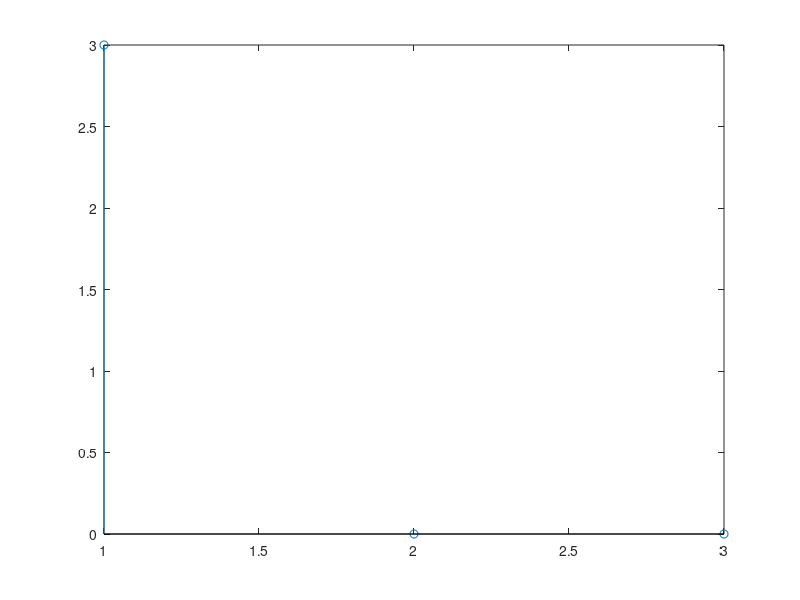
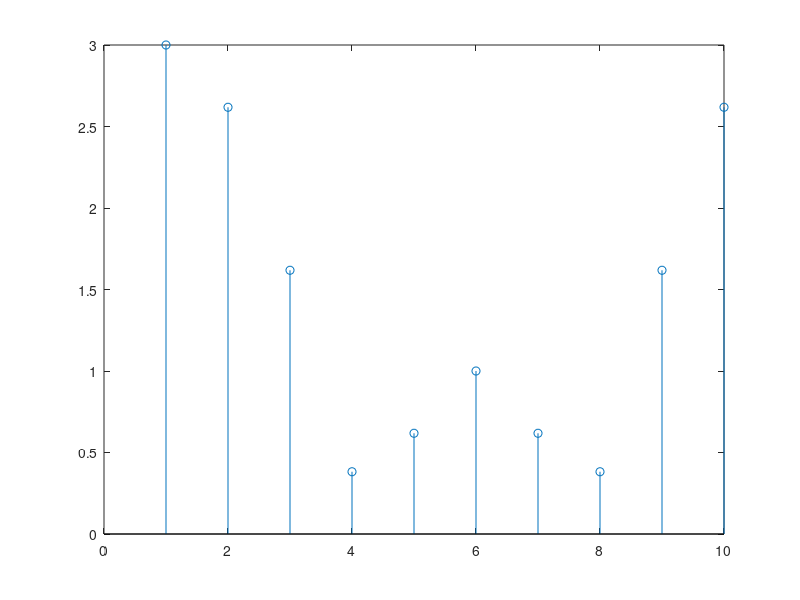
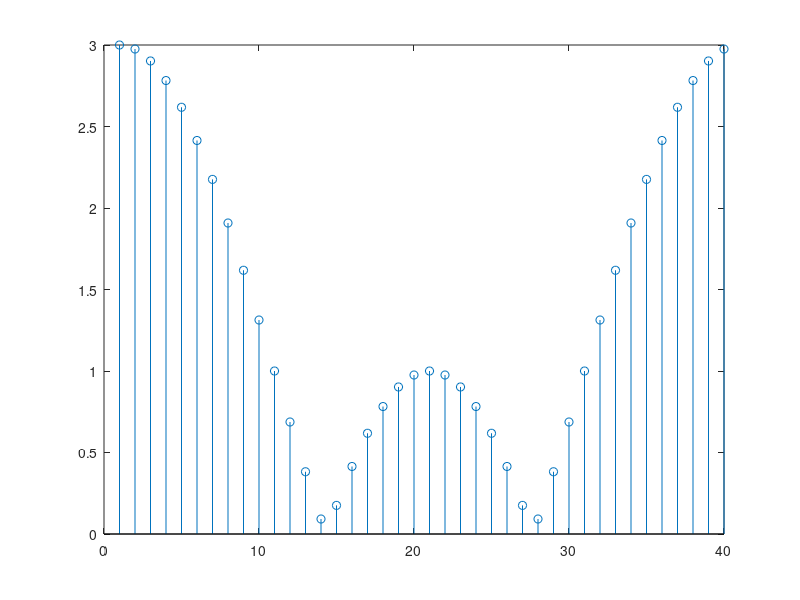
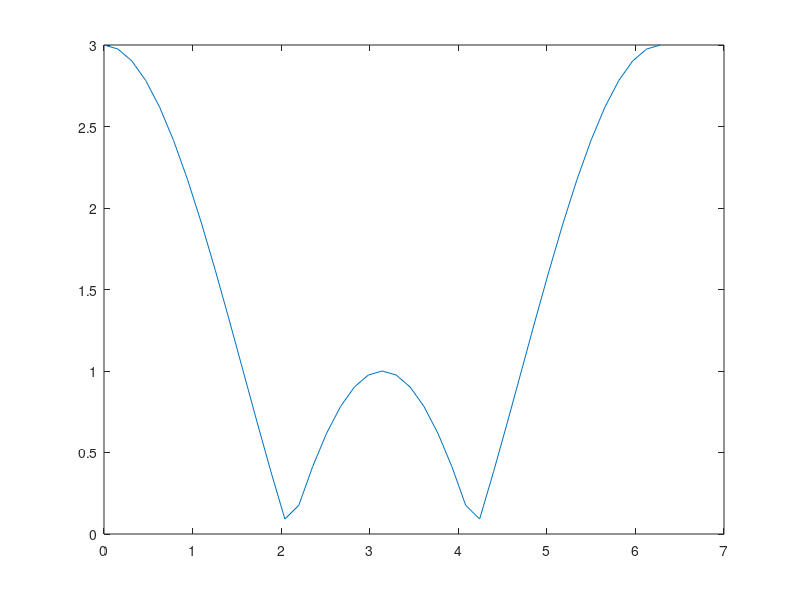

Write the MATLAB code that produced these figures, in order.
f1 = [1 1 1];
F1 = fft(f1);
figure, stem(abs(F1));

f10 = [1 1 1 0 0 0 0 0 0 0];
F10 = fft(f10);
figure, stem(abs(F10));

f20 = [1 1 1 0 0 0 0 0 0 0 0 0 0 0 0 0 0 0 0 0 0 0 0 0 0 0 0 0 0 0 0 0 0 0 0 0 0 0 0 0];
F20 = fft(f20);
figure, stem(abs(F20));

w = 0:2*pi/40:2*pi;
y = exp(-j.*2.*w).*(1+2.*cos(w));
figure, plot(w, abs(y));